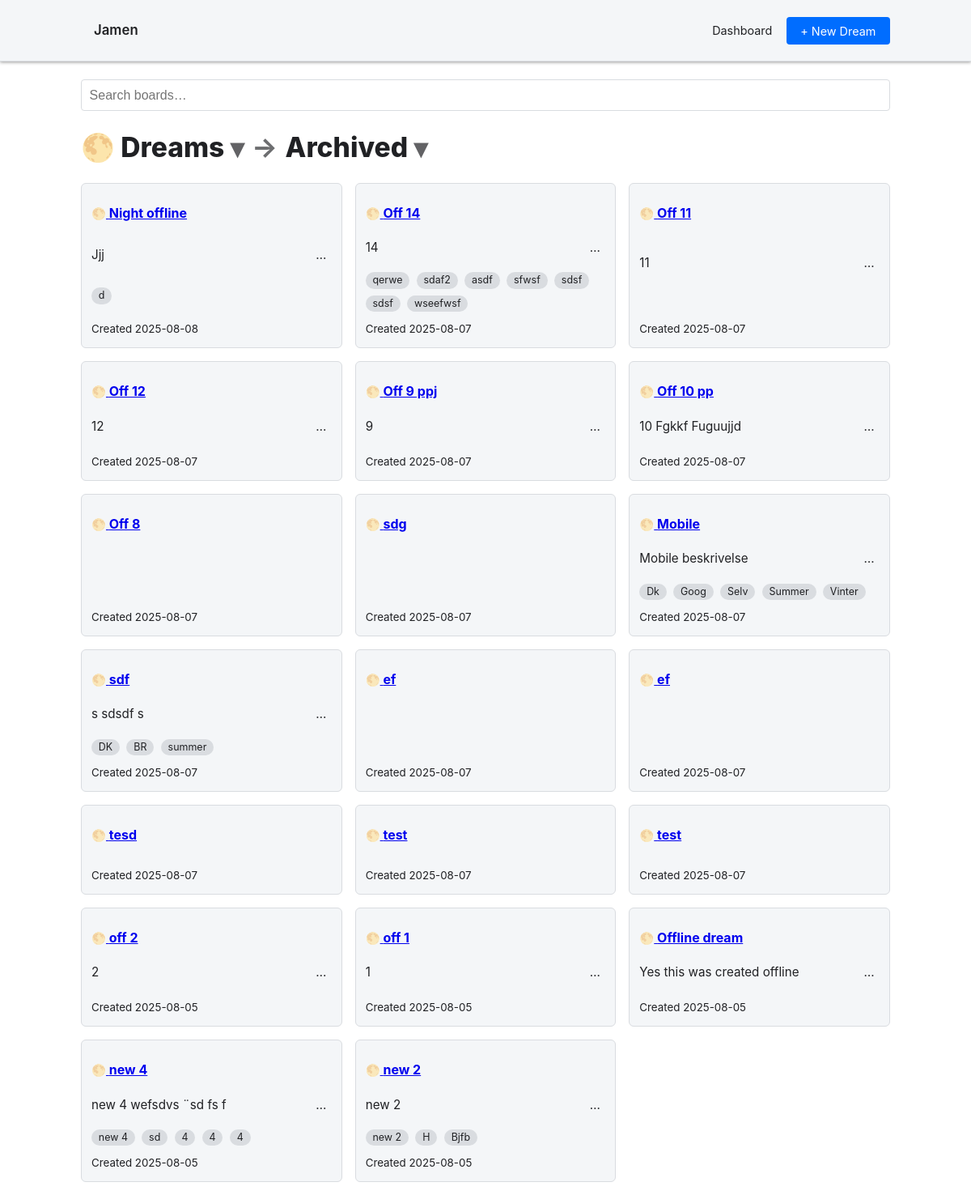
The app's page /dashboard/dream/archived with its own data.
### tables this page shows
CREATE TABLE `dream_boards` (
  `id` int NOT NULL,
  `slug` char(10) DEFAULT NULL,
  `user_id` int DEFAULT NULL,
  `title` varchar(255) DEFAULT NULL,
  `description` text,
  `created_at` datetime DEFAULT CURRENT_TIMESTAMP,
  `updated_at` datetime DEFAULT CURRENT_TIMESTAMP ON UPDATE CURRENT_TIMESTAMP,
  `archived` tinyint(1) NOT NULL DEFAULT '0',
  `deleted_at` datetime DEFAULT NULL,
  `type` varchar(20) DEFAULT 'dream'
);

### controllers/home.php (called while the page is built, shortened)
<?php
require_once __DIR__ . '/../models/dream.php';
require_once __DIR__ . '/../app/auth.php';
class home_controller
{
    public static function dashboard_type_filter(string $type, string $filter) { self::loadDashboard($type, $filter); }
    private static function loadDashboard(string $type, string $filter): void
    {
        global $db, $currentUserId;
        $boardType  = $type;
        $dreams     = dream_model::listByType($db, $currentUserId, $type, $filter);
        include __DIR__ . '/../views/dashboard.php';
		include __DIR__ . '/../views/layout.php';
    }
}

### index.php (called while the page is built, shortened)
<?php
require_once __DIR__.'/app/routes.php';
$uri = parse_url($_SERVER['REQUEST_URI'], PHP_URL_PATH);
route(rtrim($uri,'/'));
?>

### app/auth.php (called while the page is built, shortened)
<?php
$currentUserId = (int) $_SESSION['user_id'];

### models/dream.php (called while the page is built, shortened)
<?php
class dream_model
{
	public static function getAnchors(PDO $db, int $boardId): array
	{
		$map = [
			'locations' => ['table' => 'dream_locations', 'col' => 'location'],
			'brands'    => ['table' => 'dream_brands',    'col' => 'brand'],
			'people'    => ['table' => 'dream_people',    'col' => 'person'],
			'seasons'   => ['table' => 'dream_seasons',   'col' => 'season'],
		];
		$anchors = [];
		foreach ($map as $type => $info) {
			$sql  = "SELECT {$info['col']} AS val FROM {$info['table']} WHERE dream_id = ?";
			$stmt = $db->prepare($sql);
			$stmt->execute([$boardId]);
			$anchors[$type] = $stmt->fetchAll(PDO::FETCH_COLUMN);
		}
		return $anchors;
	}
	public static function listByType(PDO $db, int $userId, string $type, string $filter): array
	{
		$where = "user_id = ? AND type = ?";
		if ($filter === 'archived') {
			$where .= " AND archived = 1 AND deleted_at IS NULL";
		} elseif ($filter === 'trash') {
			$where .= " AND deleted_at IS NOT NULL";
		} else {
			$where .= " AND archived = 0 AND deleted_at IS NULL";
		}
		$stmt = $db->prepare("
			SELECT id, slug, title, description, created_at, deleted_at
			FROM dream_boards
			WHERE $where
			ORDER BY created_at DESC
		");
		$stmt->execute([$userId, $type]);
		$boards = $stmt->fetchAll(PDO::FETCH_ASSOC);
		foreach ($boards as &$b) {
			$b['anchors'] = self::getAnchors($db, (int)$b['id']);
		}
		return $boards;
	}
}

### views/dashboard.php (the view, shortened to what this page needs)
<?php
$boardLabels = [
  'dream'  => '🌕 Dreams',
  'vision' => '📄 Visions',
  'mood'   => '🎨 Moods',
  'trip'   => '🗺️ Trips',
];
$boardType   = $boardType ?? 'dream';
$filter      = $filter ?? 'active';
$activeLabel = ucfirst($filter);
$currentTypeLabel = $boardLabels[$boardType] ?? 'Boards';
?>
<input id="search" type="search" placeholder="Search boards…" style="width:100%;margin-bottom:1rem;padding:.6rem;border:1px solid var(--border);border-radius:4px;">
<h1 class="dash-title">
  <span class="dash-dd" id="dd-type">
    <button type="button" aria-haspopup="menu" aria-expanded="false">
      <span><?= htmlspecialchars($currentTypeLabel) ?></span>
      <span class="chev">▾</span>
    </button>
  </span>
  <span class="sep">→</span>
  <span class="dash-dd" id="dd-state">
    <button type="button" aria-haspopup="menu" aria-expanded="false">
      <span><?= htmlspecialchars($activeLabel) ?></span>
      <span class="chev">▾</span>
    </button>
  </span>
</h1>
<?php if (empty($dreams)): ?>
  <div class="empty-state">
    <p>No <?= htmlspecialchars($filter) ?> boards found.</p>
    <?php if ($filter === 'active' && $boardType !== 'trip'): ?>
      <a class="btn" href="/<?= $boardType ?>s/new">➕ Create Your First <?= htmlspecialchars($boardTypes[$boardType] ?? ucfirst($boardType)) ?></a>
    <?php elseif ($boardType === 'trip'): ?>
      <span class="hint" style="opacity:.75;">Trips are generated when a Vision is paired with a Mood board.</span>
    <?php endif; ?>
  </div>
<?php else: ?>
  <div class="dashboard-grid">
    <?php foreach ($dreams as $d): ?>
      <div class="dashboard-card">
        <h3>
          <a href="/<?= $boardType ?>s/<?= htmlspecialchars($d['slug']) ?>">
            <span class="board-tag board-tag-<?= $boardType ?>">
              <?= htmlspecialchars(mb_substr($boardLabels[$boardType] ?? '❓', 0, 2)) ?>
            </span>
            <?= htmlspecialchars($d['title']) ?>
          </a>
        </h3>
        <?php if (!empty($d['description'])): ?>
          <div class="card-excerpt">
            <?= htmlspecialchars(strip_tags($d['description'])) ?>
          </div>
        <?php endif; ?>
        <div class="card-chips">
          <?php foreach (($d['anchors'] ?? []) as $list): ?>
            <?php foreach ($list as $val): ?>
              <span class="chip"><?= htmlspecialchars($val) ?></span>
            <?php endforeach; ?>
          <?php endforeach; ?>
        </div>
        <small class="text-muted">
          <?= $filter === 'trash'
            ? 'Deleted ' . date('Y-m-d', strtotime($d['deleted_at']))
            : 'Created ' . date('Y-m-d', strtotime($d['created_at'])) ?>
        </small>
      </div>
    <?php endforeach; ?>
  </div>
<?php endif; ?>

### app/routes.php (shortened to what this page needs)
<?php
function route(string $uri): void
{
    foreach ($routes as $pattern => $target) {
        if (preg_match('@^' . $pattern . '$@', $uri, $matches)) {
            $class = $target[0] . '_controller';
            if (is_callable([$class, $target[1]])) {
                call_user_func_array(
                    [$class, $target[1]],
                    array_slice($matches, 1)
                );
                return;
            }
        }
    }
}
?>

### public/css/style.css (style rules this page uses)
:root { --bg-base: #1c1d22; --bg-card: #26272d; --accent: #4dabf7; --accent-hover: #71c5ff; --border: #393a40; --text-main: #e9e9ef; --text-muted: #9a9ba1; --radius: 8px; --space: 1.2rem; --shadow: 0 1px 4px rgba(0,0,0,.4); }
@media (prefers-color-scheme: light) { :root, body.light { --bg-base: #ffffff; --bg-card: #f4f6f8; --accent: #006dff; --accent-hover: #096bff; --border: #d9dce0; --text-main: #202124; --text-muted: #5f6368; } }
body { margin:0; font-family: Inter, Roboto, system-ui,-apple-system,sans-serif; background:var(--bg-base); color:var(--text-main); }
h1,h2,h3 { margin:.4rem 0 .8rem; }
h1 { font-size:1.6rem; }
h3 { font-size:1rem;color:var(--accent); }
.chip { display:inline-block;margin:.15rem .25rem .25rem 0;padding:.25rem .55rem; background:var(--border);border-radius:16px;font-size:.78rem; color:var(--text-main);line-height:1; }
.dashboard-grid { display: grid; grid-template-columns: repeat(auto-fit, minmax(280px, 1fr)); gap: 1.5rem; margin-top: 1.5rem; }
.dashboard-card { background: var(--bg-card); border: 1px solid var(--border); border-radius: var(--radius); padding: 1rem; display: flex; flex-direction: column; justify-content: space-between; transition: transform .15s, box-shadow .15s; }
.card-excerpt { color: var(--text-main); font-size: .95rem; line-height: 1.3; max-height: 3.9em; overflow: hidden; position: relative; }
.card-excerpt:after { content: '…'; position: absolute; bottom: 0; right: 0; background: var(--bg-card); padding: 0 .4rem; }
.card-chips { margin: .8rem 0; }
.card-excerpt { display: -webkit-box; -webkit-line-clamp: 3; -webkit-box-orient: vertical; overflow: hidden; margin: .5rem 0 1rem; color: var(--text-main); font-size: .95rem; line-height: 1.4; }
.dashboard-grid { display:grid; grid-template-columns:repeat(auto-fit,minmax(280px,1fr)); gap:1rem; }
.dashboard-card { background:var(--bg-card); border:1px solid var(--border); border-radius:var(--radius); padding:1rem; display:flex; flex-direction:column; }
.card-excerpt { display:-webkit-box; -webkit-line-clamp:3; -webkit-box-orient:vertical; overflow:hidden; margin:.5rem 0; color:var(--text-main); line-height:1.4; }
.card-chips { margin:.5rem 0; }
.dashboard-card { position: relative; }
body { font-size: 1rem; line-height: 1.5; }
h1, h2, h3 { margin-top: 0.75rem; margin-bottom: 0.5rem; }
input, textarea, select, button { font-size: 1rem; border-radius: 4px; }
input, textarea, select { width: 100%; margin-bottom: 1rem; padding: 0.75rem; border: 1px solid var(--border); }
.dashboard-grid { display: flex; flex-direction: column; gap: 1rem; }
.dashboard-card { padding: 0.75rem; border: 1px solid var(--border); border-radius: 6px; }
@media (min-width: 600px) { .dashboard-grid { display: grid; grid-template-columns: repeat(auto-fit, minmax(280px, 1fr)); } }
.board-tag { font-size: 0.9rem; opacity: 0.8; margin-bottom: 0.3rem; display: inline-block; }
.board-tag-dream { color: #aaa; }

### views/dashboard.php (style rules this page uses)
.dash-title { display:flex; align-items:center; gap:.6rem; font-weight:800; font-size:2.1rem; line-height:1.15; margin: .6rem 0 1rem; }
.dash-title .sep { opacity:.65; font-weight:700; }
.dash-dd { position:relative; display:inline-block; }
.dash-dd button { display:inline-flex; align-items:center; gap:.45rem; background:transparent; border:0; color:inherit; font: inherit; padding:0; cursor:pointer; }
.dash-dd .chev { display:inline-block; transform:translateY(1px); opacity:.7; transition:transform .12s ease; }
#search { margin-top:.4rem!important; }

### records on screen
dream_boards: title "Night offline", description "Jjj", val "d", created_at "2025-08-08"
dream_boards: title "Off 14", description "14", val "qerwe", val "sdaf2", val "asdf", val "sfwsf", val "sdsf", val "wseefwsf", created_at "2025-08-07"
dream_boards: title "Off 11", description "11", created_at "2025-08-07"
dream_boards: title "Off 12", description "12", created_at "2025-08-07"
dream_boards: title "Off 9 ppj", description "9", created_at "2025-08-07"
dream_boards: title "Off 10 pp", description "10 Fgkkf Fuguujjd", created_at "2025-08-07"
dream_boards: title "Off 8", created_at "2025-08-07"
dream_boards: title "sdg", created_at "2025-08-07"
dream_boards: title "Mobile", description "Mobile beskrivelse", val "Dk", val "Goog", val "Selv", val "Summer", val "Vinter", created_at "2025-08-07"
dream_boards: title "sdf", description "s sdsdf s", val "DK", val "BR", val "summer", created_at "2025-08-07"
dream_boards: title "ef", created_at "2025-08-07"
dream_boards: title "ef", created_at "2025-08-07"
dream_boards: title "tesd", created_at "2025-08-07"
dream_boards: title "test", created_at "2025-08-07"
dream_boards: title "test", created_at "2025-08-07"
dream_boards: title "off 2", description "2", created_at "2025-08-05"
dream_boards: title "off 1", description "1", created_at "2025-08-05"
dream_boards: title "Offline dream", description "Yes this was created offline", created_at "2025-08-05"
dream_boards: title "new 4", description "new 4 wefsdvs ¨sd fs f", val "new 4", val "sd", val "4", created_at "2025-08-05"
dream_boards: title "new 2", description "new 2", val "new 2", val "H", val "Bjfb", created_at "2025-08-05"
